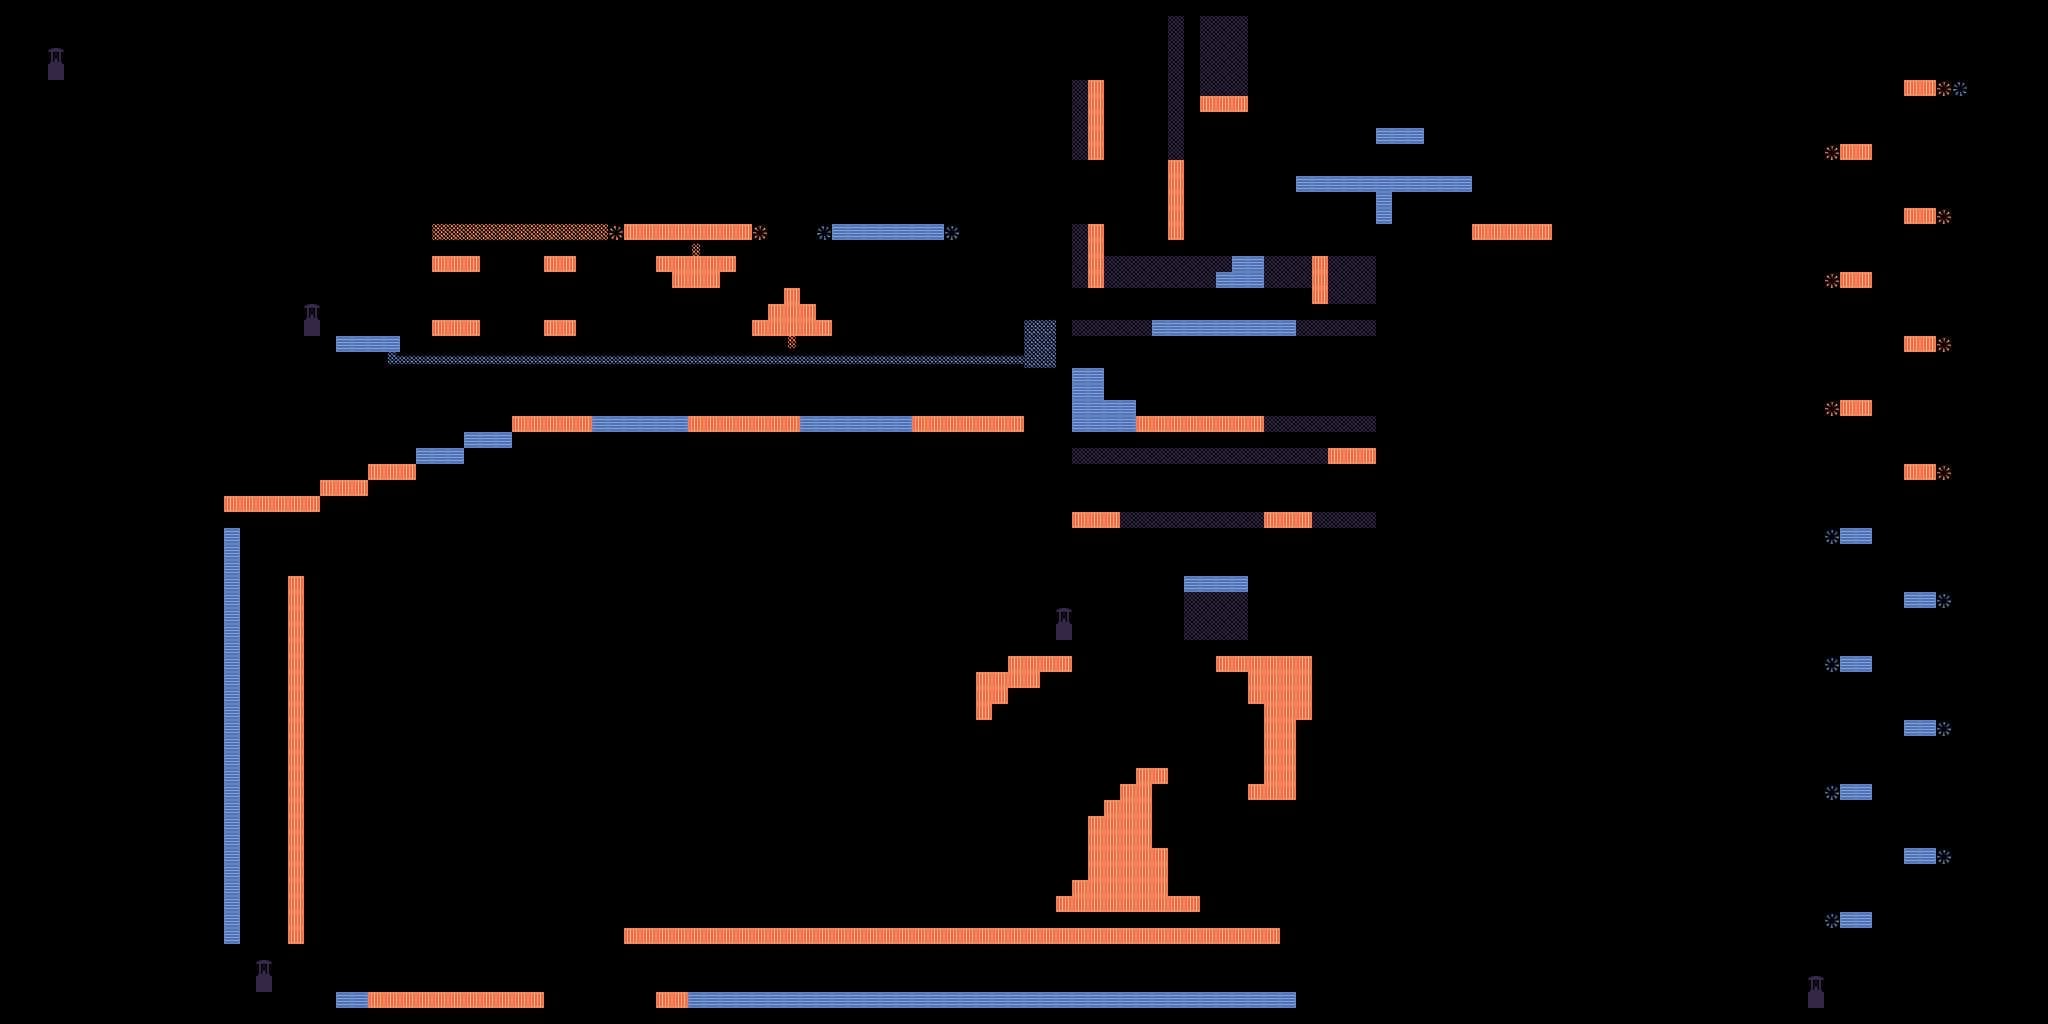

The image is a tile-based game level rendered from a .tmx file. Its description and source (layers, tilesets, objects; grid data summarised) follow:
An orthogonal 128x64 tile map with 32x32 px tiles, 3 tile layers (Background, Gameplay, Foreground), 8 tilesets and 87 objects (80x thermal, 5x lantern, spawn, exit).

<map version="1.0" orientation="orthogonal" width="128" height="64" tilewidth="32" tileheight="32">
 <tileset firstgid="1" name="tiles2-01" tilewidth="32" tileheight="32">
  <image source="../tiles/tiles2-01.png" width="352" height="160" />
 </tileset>
 <tileset firstgid="56" name="lantern-01" tilewidth="32" tileheight="32">
  <image source="../tiles/lantern-01.png" width="64" height="64" />
  <tile id="0">
   <properties>
    <property name="status" value="off" />
    <property name="type" value="lantern" />
   </properties>
  </tile>
  <tile id="1">
   <properties>
    <property name="status" value="on" />
    <property name="type" value="lantern" />
   </properties>
  </tile>
 </tileset>
 <tileset firstgid="60" name="background-01" tilewidth="32" tileheight="32">
  <image source="../tiles/background-01.png" width="448" height="160" />
 </tileset>
 <tileset firstgid="130" name="furnace-01" tilewidth="32" tileheight="32">
  <image source="../tiles/furnace-01.png" width="32" height="32" />
  <tile id="0">
   <properties>
    <property name="type" value="heat" />
    <property name="value" value="10" />
   </properties>
  </tile>
 </tileset>
 <tileset firstgid="131" name="heatsink-01" tilewidth="32" tileheight="32">
  <image source="../tiles/heatsink-01.png" width="32" height="32" />
  <tile id="0">
   <properties>
    <property name="type" value="cool" />
    <property name="value" value="10" />
   </properties>
  </tile>
 </tileset>
 <tileset firstgid="132" name="door-01" tilewidth="32" tileheight="32">
  <image source="../tiles/door-01.png" width="32" height="96" />
 </tileset>
 <tileset firstgid="135" name="ice-01" tilewidth="32" tileheight="32">
  <image source="../tiles/ice-01.png" width="32" height="32" />
 </tileset>
 <tileset firstgid="136" name="torch-02" tilewidth="32" tileheight="32">
  <image source="../tiles/torch-02.png" width="32" height="32" />
 </tileset>
 <layer name="Background" width="128" height="64">
  <data>[8192 cells, 215 non-empty, 9 distinct tile ids]</data>
 </layer>
 <layer name="Gameplay" width="128" height="64">
  <data>[8192 cells, 2278 non-empty, 45 distinct tile ids]</data>
 </layer>
 <objectgroup name="Interactive" width="128" height="64">
  <object name="SpawnPoint1" type="spawn" x="96" y="1952" width="32" height="64" />
  <object name="HeatingPad01" type="thermal" x="1248" y="448" width="256" height="32">
   <properties>
    <property name="value" value="4" />
   </properties>
  </object>
  <object name="CoolingPad01" type="thermal" x="2370" y="1150" width="124" height="32">
   <properties>
    <property name="value" value="-4" />
   </properties>
  </object>
  <object name="HeatingPad01" type="thermal" x="3808" y="928" width="64" height="32">
   <properties>
    <property name="value" value="4" />
   </properties>
  </object>
  <object name="CoolingPad01" type="thermal" x="3680" y="1056" width="64" height="32">
   <properties>
    <property name="value" value="-4" />
   </properties>
  </object>
  <object name="HeatingPad01" type="thermal" x="3808" y="672" width="64" height="32">
   <properties>
    <property name="value" value="4" />
   </properties>
  </object>
  <object name="CoolingPad01" type="thermal" x="3808" y="1184" width="64" height="32">
   <properties>
    <property name="value" value="-4" />
   </properties>
  </object>
  <object name="CoolingPad01" type="thermal" x="3680" y="1312" width="64" height="32">
   <properties>
    <property name="value" value="-4" />
   </properties>
  </object>
  <object name="CoolingPad01" type="thermal" x="3808" y="1440" width="64" height="32">
   <properties>
    <property name="value" value="-4" />
   </properties>
  </object>
  <object name="CoolingPad01" type="thermal" x="3680" y="1568" width="64" height="32">
   <properties>
    <property name="value" value="-4" />
   </properties>
  </object>
  <object name="CoolingPad01" type="thermal" x="3808" y="1696" width="64" height="32">
   <properties>
    <property name="value" value="-4" />
   </properties>
  </object>
  <object name="CoolingPad01" type="thermal" x="3680" y="1824" width="64" height="32">
   <properties>
    <property name="value" value="-4" />
   </properties>
  </object>
  <object name="HeatingPad01" type="thermal" x="3680" y="800" width="64" height="32">
   <properties>
    <property name="value" value="4" />
   </properties>
  </object>
  <object name="HeatingPad01" type="thermal" x="3680" y="544" width="64" height="32">
   <properties>
    <property name="value" value="4" />
   </properties>
  </object>
  <object name="HeatingPad01" type="thermal" x="3808" y="416" width="64" height="32">
   <properties>
    <property name="value" value="4" />
   </properties>
  </object>
  <object name="HeatingPad01" type="thermal" x="3680" y="288" width="64" height="32">
   <properties>
    <property name="value" value="4" />
   </properties>
  </object>
  <object name="HeatingPad01" type="thermal" x="3808" y="160" width="64" height="32">
   <properties>
    <property name="value" value="4" />
   </properties>
  </object>
  <object name="HeatingPad01" type="thermal" x="576" y="1152" width="32" height="736">
   <properties>
    <property name="value" value="4" />
   </properties>
  </object>
  <object name="CoolingPad01" type="thermal" x="448" y="1056" width="32" height="832">
   <properties>
    <property name="value" value="-4" />
   </properties>
  </object>
  <object name="HeatingPad01" type="thermal" x="2273" y="829" width="256" height="34">
   <properties>
    <property name="value" value="4" />
   </properties>
  </object>
  <object name="HeatingPad01" type="thermal" x="2657" y="892" width="95" height="36">
   <properties>
    <property name="value" value="4" />
   </properties>
  </object>
  <object name="HeatingPad01" type="thermal" x="2528" y="1022" width="96" height="34">
   <properties>
    <property name="value" value="4" />
   </properties>
  </object>
  <object name="CoolingPad01" type="thermal" x="1664" y="448" width="224" height="32">
   <properties>
    <property name="value" value="-4" />
   </properties>
  </object>
  <object name="CoolingPad01" type="thermal" x="2302" y="637" width="291" height="35">
   <properties>
    <property name="value" value="-4" />
   </properties>
  </object>
  <object name="CoolingPad01" type="thermal" x="2145" y="800" width="128" height="64">
   <properties>
    <property name="value" value="-4" />
   </properties>
  </object>
  <object name="HeatingPad01" type="thermal" x="2145" y="1021" width="96" height="35">
   <properties>
    <property name="value" value="4" />
   </properties>
  </object>
  <object name="HeatingPad01" type="thermal" x="2177" y="448" width="37" height="127">
   <properties>
    <property name="value" value="4" />
   </properties>
  </object>
  <object name="CoolingPad01" type="thermal" x="2464" y="512" width="66" height="64">
   <properties>
    <property name="value" value="-4" />
   </properties>
  </object>
  <object name="CoolingPad01" type="thermal" x="2430" y="543" width="34" height="34">
   <properties>
    <property name="value" value="-4" />
   </properties>
  </object>
  <object name="CoolingPad01" type="thermal" x="2594" y="348" width="352" height="35">
   <properties>
    <property name="value" value="-4" />
   </properties>
  </object>
  <object name="CoolingPad01" type="thermal" x="2752" y="256" width="96" height="32">
   <properties>
    <property name="value" value="-4" />
   </properties>
  </object>
  <object name="HeatingPad01" type="thermal" x="1504" y="640" width="160" height="32">
   <properties>
    <property name="value" value="4" />
   </properties>
  </object>
  </objectgroup>
 <layer name="Foreground" width="128" height="64">
  <data>[8192 cells, 150 non-empty, 1 distinct tile ids]</data>
 </layer>
</map>
<!-- 55 of 87 objects omitted -->
